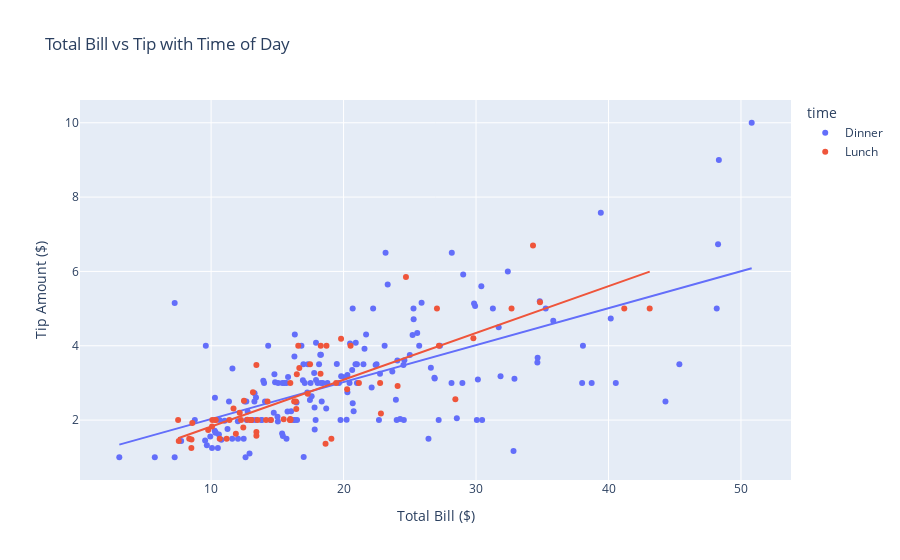

Notebook cell for this chart:
### Code cell
# Regression analysis with visualization
fig = px.scatter(df, x='total_bill', y='tip', 
                 color='time',
                 trendline='ols',
                 title='Total Bill vs Tip with Time of Day',
                 labels={'total_bill': 'Total Bill ($)', 
                        'tip': 'Tip Amount ($)'})

fig.show()

# Detailed regression analysis
X = sm.add_constant(df['total_bill'])
y = df['tip']
model = sm.OLS(y, X).fit()
print("\nRegression Analysis Results:")
print("-" * 50)
print(model.summary().tables[1])

# Calculate and print practical interpretations
slope = model.params['total_bill']
r_squared = model.rsquared
print(f"\nPractical Interpretation:")
print(f"- For every $1 increase in bill, tip increases by ${slope:.3f}")
print(f"- The model explains {r_squared:.1%} of the variation in tips")
print(f"- Model p-value: {model.f_pvalue:.4f}")

### Figure 1 — Plotly figure (JSON) as saved in the notebook; plotly's stock layout.template omitted (floating-point values rounded to 4 significant figures; data arrays with more than 128 entries replaced by an {"elided": "..."} marker saying what was removed)
{"data": [{"hovertemplate": "time=Dinner<br>Total Bill ($)=%{x}<br>Tip Amount ($)=%{y}<extra></extra>", "legendgroup": "Dinner", "marker": {"color": "#636efa", "symbol": "circle"}, "mode": "markers", "name": "Dinner", "orientation": "v", "showlegend": true, "type": "scatter", "x": {"elided": "176 float values"}, "xaxis": "x", "y": {"elided": "176 float values"}, "yaxis": "y"}, {"hovertemplate": "<b>OLS trendline</b><br>tip = 0.0994262 * total_bill + 1.03489<br>R<sup>2</sup>=0.400526<br><br>time=Dinner<br>Total Bill ($)=%{x}<br>Tip Amount ($)=%{y} <b>(trend)</b><extra></extra>", "legendgroup": "Dinner", "marker": {"color": "#636efa", "symbol": "circle"}, "mode": "lines", "name": "Dinner", "showlegend": false, "type": "scatter", "x": {"elided": "176 float values"}, "xaxis": "x", "y": {"elided": "176 float values"}, "yaxis": "y"}, {"hovertemplate": "time=Lunch<br>Total Bill ($)=%{x}<br>Tip Amount ($)=%{y}<extra></extra>", "legendgroup": "Lunch", "marker": {"color": "#EF553B", "symbol": "circle"}, "mode": "markers", "name": "Lunch", "orientation": "v", "showlegend": true, "type": "scatter", "x": [27.2, 22.76, 17.29, 19.44, 16.66, 10.07, 32.68, 15.98, 34.83, 13.03, 18.28, 24.71, 21.16, 10.65, 12.43, 24.08, 11.69, 13.42, 14.26, 15.95, 12.48, 29.8, 8.52, 14.52, 11.38, 22.82, 19.08, 20.27, 11.17, 12.26, 18.26, 8.51, 10.33, 14.15, 16.0, 13.16, 17.47, 34.3, 41.19, 27.05, 16.43, 8.35, 18.64, 11.87, 9.78, 7.51, 19.81, 28.44, 15.48, 16.58, 7.56, 10.34, 43.11, 13.0, 13.51, 18.71, 12.74, 13.0, 16.4, 20.53, 16.47, 12.16, 13.42, 8.58, 15.98, 13.42, 16.27, 10.09], "xaxis": "x", "y": [4.0, 3.0, 2.71, 3.0, 3.4, 1.83, 5.0, 2.03, 5.17, 2.0, 4.0, 5.85, 3.0, 1.5, 1.8, 2.92, 2.31, 1.68, 2.5, 2.0, 2.52, 4.2, 1.48, 2.0, 2.0, 2.18, 1.5, 2.83, 1.5, 2.0, 3.25, 1.25, 2.0, 2.0, 2.0, 2.75, 3.5, 6.7, 5.0, 5.0, 2.3, 1.5, 1.36, 1.63, 1.73, 2.0, 4.19, 2.56, 2.02, 4.0, 1.44, 2.0, 5.0, 2.0, 2.0, 4.0, 2.01, 2.0, 2.5, 4.0, 3.23, 2.2, 3.48, 1.92, 3.0, 1.58, 2.5, 2.0], "yaxis": "y"}, {"hovertemplate": "<b>OLS trendline</b><br>tip = 0.125853 * total_bill + 0.567362<br>R<sup>2</sup>=0.648708<br><br>time=Lunch<br>Total Bill ($)=%{x}<br>Tip Amount ($)=%{y} <b>(trend)</b><extra></extra>", "legendgroup": "Lunch", "marker": {"color": "#EF553B", "symbol": "circle"}, "mode": "lines", "name": "Lunch", "showlegend": false, "type": "scatter", "x": [7.51, 7.56, 8.35, 8.51, 8.52, 8.58, 9.78, 10.07, 10.09, 10.33, 10.34, 10.65, 11.17, 11.38, 11.69, 11.87, 12.16, 12.26, 12.43, 12.48, 12.74, 13.0, 13.0, 13.03, 13.16, 13.42, 13.42, 13.42, 13.51, 14.15, 14.26, 14.52, 15.48, 15.95, 15.98, 15.98, 16.0, 16.27, 16.4, 16.43, 16.47, 16.58, 16.66, 17.29, 17.47, 18.26, 18.28, 18.64, 18.71, 19.08, 19.44, 19.81, 20.27, 20.53, 21.16, 22.76, 22.82, 24.08, 24.71, 27.05, 27.2, 28.44, 29.8, 32.68, 34.3, 34.83, 41.19, 43.11], "xaxis": "x", "y": [1.513, 1.519, 1.618, 1.638, 1.64, 1.647, 1.798, 1.835, 1.837, 1.867, 1.869, 1.908, 1.973, 2.0, 2.039, 2.061, 2.098, 2.11, 2.132, 2.138, 2.171, 2.203, 2.203, 2.207, 2.224, 2.256, 2.256, 2.256, 2.268, 2.348, 2.362, 2.395, 2.516, 2.575, 2.578, 2.578, 2.581, 2.615, 2.631, 2.635, 2.64, 2.654, 2.664, 2.743, 2.766, 2.865, 2.868, 2.913, 2.922, 2.969, 3.014, 3.061, 3.118, 3.151, 3.23, 3.432, 3.439, 3.598, 3.677, 3.972, 3.991, 4.147, 4.318, 4.68, 4.884, 4.951, 5.751, 5.993], "yaxis": "y"}], "layout": {"legend": {"title": {"text": "time"}, "tracegroupgap": 0}, "title": {"text": "Total Bill vs Tip with Time of Day"}, "xaxis": {"anchor": "y", "domain": [0, 1], "title": {"text": "Total Bill ($)"}}, "yaxis": {"anchor": "x", "domain": [0, 1], "title": {"text": "Tip Amount ($)"}}}}
